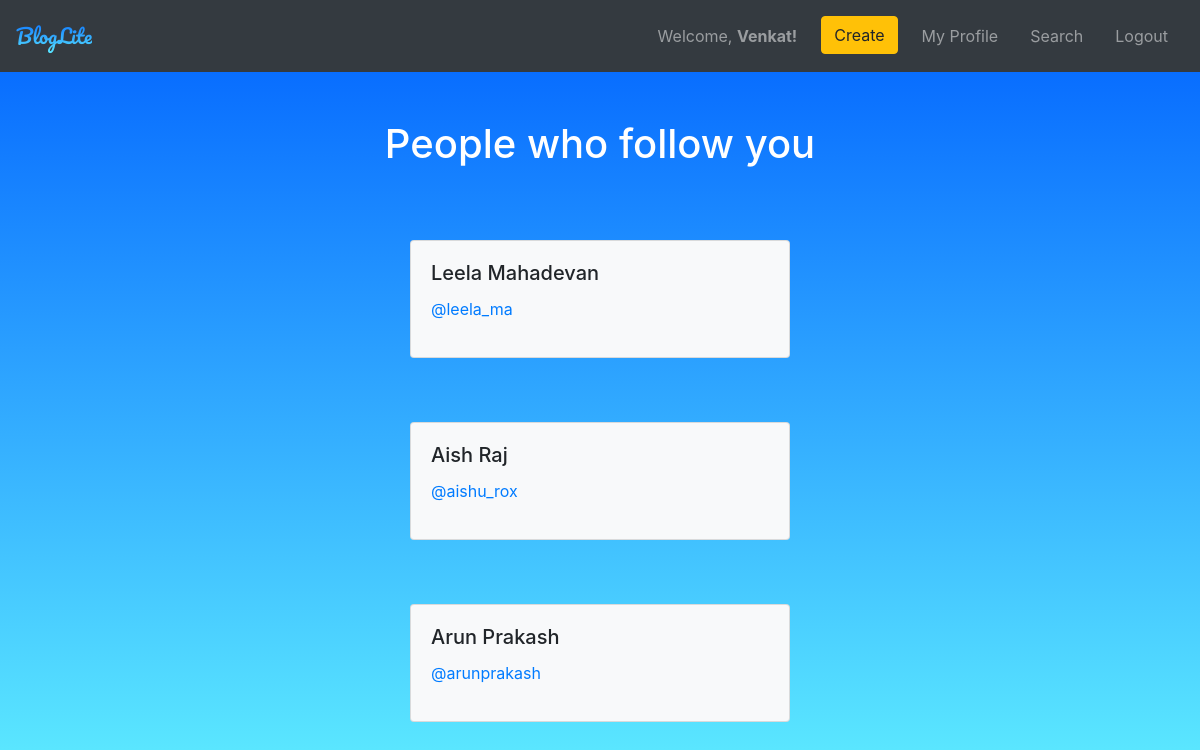
The app's page /my_profile/my_followers (signed in) with its own data.
### app.py (models this page shows)
class User(db.Model, UserMixin):
    id = db.Column(db.Integer, primary_key=True, autoincrement = True)
    username = db.Column(db.String(20), nullable=False, unique=True)
    password = db.Column(db.String(80), nullable=False)
    firstname = db.Column(db.String(20), nullable=False)
    lastname = db.Column(db.String(20), nullable=False)
    image_file = db.Column(db.Text, unique=True, nullable=False)

### app.py (the view)
@app.route('/my_profile/my_followers', methods=['GET', 'POST'])
@login_required
def my_followers():
    followers = User.query.join(Follow, Follow.followed_by_id == User.id).filter(Follow.followed_id == current_user.id).filter(Follow.followed_by_id != current_user.id)
    return render_template('my_followers.html', followers = followers)

### app.py (called while the page is built)
@login_manager.user_loader
def load_user(user_id):
    return User.query.get(int(user_id))

### templates/my_followers.html (shortened to what this page needs)
<!DOCTYPE html>
<html lang="en">
<head>
    <link rel="stylesheet" href="https://cdn.jsdelivr.net/npm/bootstrap@4.0.0/dist/css/bootstrap.min.css">
    <link type="text/css" rel="stylesheet" href="../static/styles/dashboard.css">
</head>
{%extends "layout.html" %}
{% block body %}
<body class="text-center" style="background-image: linear-gradient(#0061ff, #60efff);">
    <div class="d-flex mt-5 flex-column align-items-center justify-content-center">
        <h1 class="cover-heading text-white">People who follow you</h1>
    </div>
    <div class="row justify-content-center mx-8">
            <div class="col-4">
              {% for use in followers %}
              <div class="card bg-light mb-3">
                  <div class="card-body">
                      <h5 class="card-title">{{ use['firstname'] }} {{ use['lastname'] }}</h5>
                      <p class="user-meta"><a href="/user/{{ use['username'] }}">@{{ use["username"] }}</a></p>
                  </div>
              </div>
              {% endfor %}
            </div>
        </div>
</body>
{% endblock %}

### templates/layout.html (shortened to what this page needs)
<!DOCTYPE html>
<html lang="en">
<head>
    <link rel="stylesheet" href="https://cdn.jsdelivr.net/npm/bootstrap@4.0.0/dist/css/bootstrap.min.css">
    <link type="text/css" rel="stylesheet" href="../static/styles/layout.css">
</head>
<body class>
    <header>
        <nav class="navbar navbar-expand-lg navbar-dark bg-dark">
            <a class="navbar-brand mb-0 h1" href="{{url_for('dashboard')}}">BlogLite</a>
            <ul class="navbar-nav ml-auto">
                <li class="nav-item">
                    <span class="navbar-text" style="padding-right: 0.5rem">Welcome, <b>{{ current_user['firstname'] }}!</b></span>
                </li>
                <li class="nav-item">
                    <a class="btn btn-warning my-2 my-sm-0" href="{{url_for('add_blog')}}">Create</a>
                </li>
                <li class="nav-item">
                    <a class="nav-link" href="{{url_for('my_profile')}}">My Profile</a>
                </li>
                <li class="nav-item">
                    <a class="nav-link" href="{{url_for('search')}}">Search</a>
                </li>
                <li class="nav-item">
                    <a class="nav-link" href="{{url_for('logout')}}">Logout</a>
                </li>
            </ul>
        </nav>
    </header>
    {% block body %}
    {% endblock %}
</body>
</html>

### static/styles/dashboard.css (style rules this page uses)
.card { margin-top: 4rem; }

### static/styles/layout.css (style rules this page uses)
html, body { height: 100%; }
.navbar-brand { font-family: 'Pacifico', cursive; background: -webkit-linear-gradient(#0061ff, #60efff); -webkit-background-clip: text; -webkit-text-fill-color: transparent; }
.nav-item { padding:0.5rem; }

### records on screen
User: firstname "Venkat"
User: firstname "Leela", lastname "Mahadevan", username "leela_ma"
User: firstname "Aish", lastname "Raj", username "aishu_rox"
User: firstname "Arun", lastname "Prakash", username "arunprakash"
